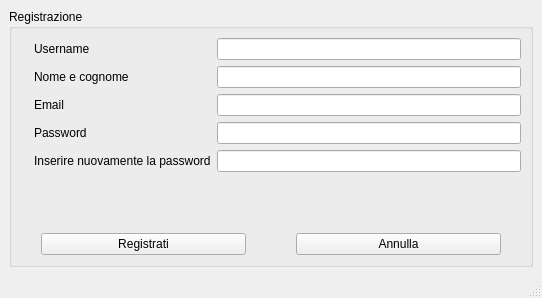
<?xml version="1.0" encoding="UTF-8"?>
<ui version="4.0">
 <class>RegistrationPage</class>
 <widget class="QMainWindow" name="RegistrationPage">
  <property name="geometry">
   <rect>
    <x>0</x>
    <y>0</y>
    <width>542</width>
    <height>298</height>
   </rect>
  </property>
  <property name="windowTitle">
   <string>MainWindow</string>
  </property>
  <widget class="QWidget" name="centralwidget">
   <layout class="QHBoxLayout" name="horizontalLayout">
    <item>
     <widget class="QGroupBox" name="groupBox">
      <property name="title">
       <string>Registrazione</string>
      </property>
      <layout class="QVBoxLayout" name="verticalLayout">
       <item>
        <layout class="QHBoxLayout" name="horizontalLayout_3">
         <item>
          <widget class="QLabel" name="fotoprofilo">
           <property name="maximumSize">
            <size>
             <width>100</width>
             <height>100</height>
            </size>
           </property>
           <property name="text">
            <string/>
           </property>
           <property name="pixmap">
            <pixmap resource="images.qrc">:/images/img/logo.png</pixmap>
           </property>
           <property name="scaledContents">
            <bool>true</bool>
           </property>
           <property name="alignment">
            <set>Qt::AlignLeading|Qt::AlignLeft|Qt::AlignTop</set>
           </property>
          </widget>
         </item>
         <item>
          <layout class="QFormLayout" name="formLayout">
           <item row="0" column="0">
            <widget class="QLabel" name="username">
             <property name="text">
              <string>Username</string>
             </property>
            </widget>
           </item>
           <item row="0" column="1">
            <widget class="QLineEdit" name="usernameEdit"/>
           </item>
           <item row="1" column="0">
            <widget class="QLabel" name="nome">
             <property name="text">
              <string>Nome e cognome</string>
             </property>
            </widget>
           </item>
           <item row="1" column="1">
            <widget class="QLineEdit" name="nomeEdit"/>
           </item>
           <item row="2" column="0">
            <widget class="QLabel" name="email">
             <property name="text">
              <string>Email</string>
             </property>
            </widget>
           </item>
           <item row="2" column="1">
            <widget class="QLineEdit" name="emailEdit"/>
           </item>
           <item row="3" column="0">
            <widget class="QLabel" name="password">
             <property name="text">
              <string>Password</string>
             </property>
            </widget>
           </item>
           <item row="3" column="1">
            <widget class="QLineEdit" name="passwordEdit"/>
           </item>
           <item row="4" column="0">
            <widget class="QLabel" name="password2">
             <property name="text">
              <string>Inserire nuovamente la password</string>
             </property>
            </widget>
           </item>
           <item row="4" column="1">
            <widget class="QLineEdit" name="password2Edit"/>
           </item>
          </layout>
         </item>
        </layout>
       </item>
       <item>
        <layout class="QHBoxLayout" name="horizontalLayout_2">
         <property name="spacing">
          <number>50</number>
         </property>
         <property name="leftMargin">
          <number>20</number>
         </property>
         <property name="rightMargin">
          <number>20</number>
         </property>
         <item>
          <widget class="QPushButton" name="registrati">
           <property name="text">
            <string>Registrati</string>
           </property>
          </widget>
         </item>
         <item>
          <widget class="QPushButton" name="annulla">
           <property name="text">
            <string>Annulla</string>
           </property>
          </widget>
         </item>
        </layout>
       </item>
      </layout>
     </widget>
    </item>
   </layout>
  </widget>
  <widget class="QStatusBar" name="statusbar"/>
 </widget>
 <resources>
  <include location="images.qrc"/>
 </resources>
 <connections>
  <connection>
   <sender>usernameEdit</sender>
   <signal>returnPressed()</signal>
   <receiver>registrati</receiver>
   <slot>click()</slot>
   <hints>
    <hint type="sourcelabel">
     <x>370</x>
     <y>57</y>
    </hint>
    <hint type="destinationlabel">
     <x>149</x>
     <y>225</y>
    </hint>
   </hints>
  </connection>
  <connection>
   <sender>nomeEdit</sender>
   <signal>returnPressed()</signal>
   <receiver>registrati</receiver>
   <slot>click()</slot>
   <hints>
    <hint type="sourcelabel">
     <x>407</x>
     <y>91</y>
    </hint>
    <hint type="destinationlabel">
     <x>197</x>
     <y>222</y>
    </hint>
   </hints>
  </connection>
  <connection>
   <sender>emailEdit</sender>
   <signal>returnPressed()</signal>
   <receiver>registrati</receiver>
   <slot>click()</slot>
   <hints>
    <hint type="sourcelabel">
     <x>338</x>
     <y>110</y>
    </hint>
    <hint type="destinationlabel">
     <x>225</x>
     <y>221</y>
    </hint>
   </hints>
  </connection>
  <connection>
   <sender>passwordEdit</sender>
   <signal>returnPressed()</signal>
   <receiver>registrati</receiver>
   <slot>click()</slot>
   <hints>
    <hint type="sourcelabel">
     <x>341</x>
     <y>135</y>
    </hint>
    <hint type="destinationlabel">
     <x>224</x>
     <y>214</y>
    </hint>
   </hints>
  </connection>
  <connection>
   <sender>password2Edit</sender>
   <signal>returnPressed()</signal>
   <receiver>registrati</receiver>
   <slot>click()</slot>
   <hints>
    <hint type="sourcelabel">
     <x>353</x>
     <y>166</y>
    </hint>
    <hint type="destinationlabel">
     <x>212</x>
     <y>214</y>
    </hint>
   </hints>
  </connection>
 </connections>
</ui>
